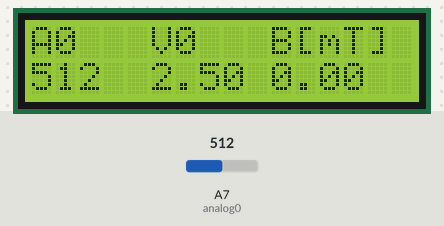
Recording of a sketch running on a simulated Arduino Uno, built with avr-gcc and run on an emulated ATmega328P. On the bench: 16×2 character LCD. Inputs (shaded band) come from the test bench; at power-on: A7 (analog0) = 512.

Above: at 1.2 s.
1.3 s: A7 (analog0) set to 716
At 1.59 s:
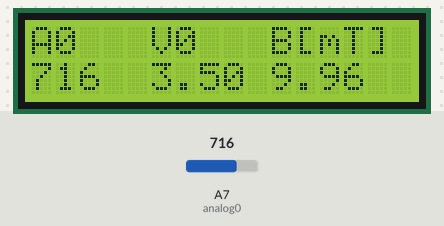
2.8 s: A7 (analog0) set to 900
At 3.04 s:
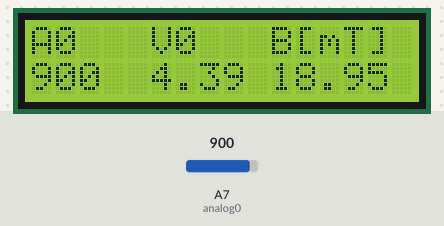
4.3 s: A7 (analog0) set to 1023
At 4.65 s:
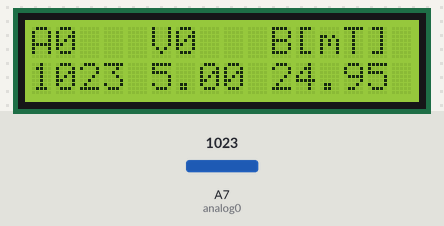
Timing chart, 0 to 7.3 s (numbered marks = the images above; inputs shaded):
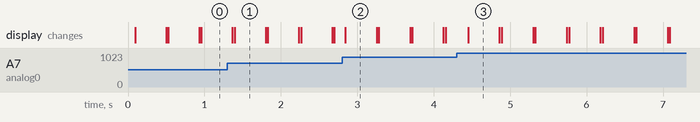

Measured:
- after the input at 1.3 s, the display: first differs from a run without the input after 0.10 s (image 1)
- after the input at 2.8 s, the display: changes at once (image 2)
- after the input at 4.3 s, the display: changes after 0.15 s (image 3)
- what the display in image 1 shows lasts 0.4 s, from 1.4 s to 1.8 s

The sketch:

Magnetometer.ino
```cpp
/*  Magnetometer sketch
 *  ¢ Filippo Falezza 2018-2020
 *  CC-BY-SA 4.0
 *
 *  Note: Arduino Uno has ADC 10bit resolution, hence 1:1024=x=5000mV
 *  This means that we can resolve up to 4.88mV=>5mV
 *
 *  Please adjust the Vcc and Vsens_1 according to your setup
 *  Here, Vcc=5.0V, and Vsens_1 = 100mV
 *
 *  Vsens_1 depends on the chip used. Here, a TI DRV5055A1 has been used
 *
 */
#include <Wire.h>
#include <LiquidCrystal_I2C.h>
#define analog0 A7 //Input Pin
#define Vcc 5.000 //Volts
#define Vsens_1 0.100 //Voltage sensitivity 1, ie drv5055
int a_0 = 0;
double val0 = 0;
double b0 = 0;
LiquidCrystal_I2C lcd(0x3F, 2, 1, 0, 4, 5, 6, 7, 3, POSITIVE);

void setup() {
  lcd.begin(16, 2);
}

void loop() {
a_0 = analogRead(analog0);
val0 = (Vcc*a_0/1024);
b0 = ((val0-2.500)/Vsens_1);
delay(1);
lcd.setCursor(0,0);
lcd.print("A0   V0   B[mT]");
lcd.setCursor(0,1);
lcd.print(analogRead(analog0));
lcd.setCursor(5,1);
lcd.print(val0);
lcd.setCursor(10,1);
lcd.print(b0);
delay(100);
lcd.setCursor(0,1);
lcd.print("                ");
}
```
